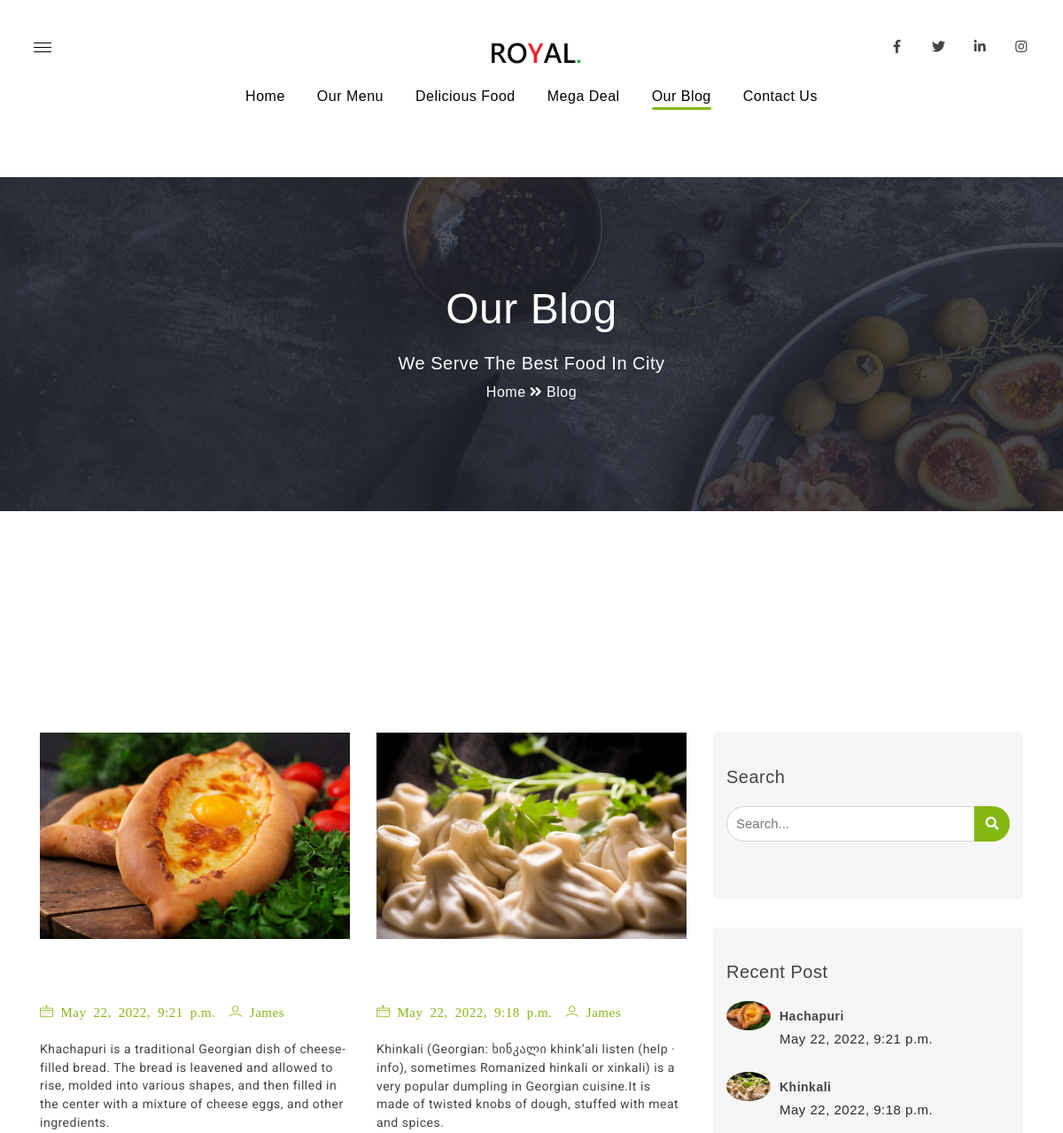
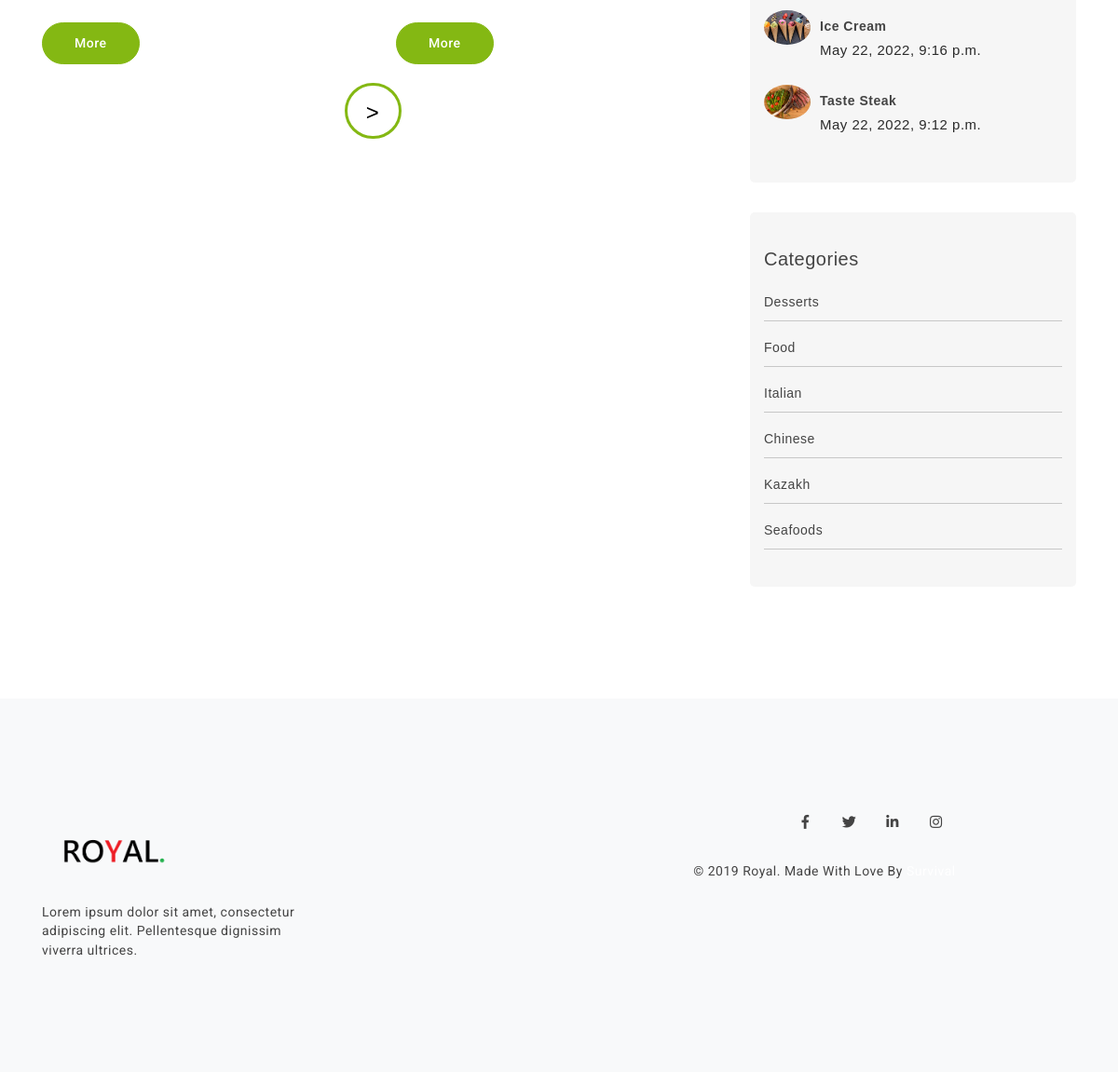
Screenshot of /blog/ with the database file from the repository (2 pictures, top to bottom).
### booking/models.py (models this page shows, shortened)
class Posts(models.Model):
    photo = models.ImageField(upload_to='photos/%Y/%m/%d/', blank=True)
    title=models.CharField(default=None, max_length=64,)
    slug=models.SlugField(max_length=200, unique=True)
    author=models.ForeignKey(User,on_delete=models.CASCADE, related_name='blog_posts')
    created_on=models.DateTimeField(auto_now_add=True)
    content=models.TextField()
    class Meta:
        ordering=['-created_on']

class Category(models.Model):
    category_id = models.IntegerField()
    title = models.CharField(max_length=150, db_index=True, verbose_name='Наименование категории')

### booking/views.py (the view)
# urls.py: path('blog/', blog, name='blog'),
def blog(request):
    posts = Posts.objects.all()
    categ = Category.objects.all().annotate(total_categ=Count('title'))
    paginator = Paginator(posts, 2)
    page_number = request.GET.get('page')
    page_obj = paginator.get_page(page_number)
    dict = {'page_obj': page_obj,'categ': categ,'posts':posts }
    return render(request, 'booking/blog.html',dict,)

### booking/templates/booking/blog.html (shortened to what this page needs)
﻿<!DOCTYPE html>
{%load static%}
<html lang="en">
<head>
    <link rel="stylesheet" href="{% static 'booking\css\bundle.min.css' %}">
   <link rel="stylesheet" href="{% static 'booking\css\revolution-settings.min.css' %}">
    <link rel="stylesheet" href="{% static 'booking\css\jquery.fancybox.min.css' %}">
    <link rel="stylesheet" href="{% static 'booking\css\owl.carousel.min.css' %}">
    <link rel="stylesheet" href="{% static 'booking\css\swiper.min.css' %}">
    <link rel="stylesheet" href="{% static 'booking\css\cubeportfolio.min.css' %}">
    <link rel="stylesheet" href="{% static 'booking\css\LineIcons.min.css' %}">
    <link rel="stylesheet" href="{% static 'booking\css\jquery-ui.bundle.css' %}">
      <link rel="stylesheet" href="{% static 'booking\css\select2.min.css' %}">
     <link rel="stylesheet" href="{% static 'booking\css\style.css' %}">
</head>
<body data-spy="scroll" data-target=".navbar" data-offset="90" class="position-relative">
<div class="wrapper">
    <header class="header-with-topbar style-two">
        <div class="top-header-area d-none d-lg-inline-block transparent-bg center-logo">
            <div class="container">
                <div class="row">
                    <a href="#home" class="logo link" title="logo">
                        <img src= "{% static 'booking\img\lo.png' %}" alt="logo" title="Logo" class="logo-default">
                    </a>
                </div>
            </div>
        </div>
        <nav class="navbar navbar-top-default navbar-expand-lg full-nav center-logo nav-line">
            <div class="container">
                <div class="collapse navbar-collapse d-none d-lg-block">
                    <ul class="nav navbar-nav">
                        <li class="nav-item">
                            <a class="nav-link link" href="{% url 'home' %}">Home</a>
                        </li>
                        <li class="nav-item">
                            <a class="nav-link link" href="{% url 'home' %}">Our Menu</a>
                        </li>
                        <li class="nav-item">
                            <a class="nav-link link" href="{% url 'home' %}">Delicious Food</a>
                        </li>
                    </ul>
                    <ul class="nav navbar-nav">
                        <li class="nav-item">
                            <a class="nav-link link" href="{% url 'home' %}">Mega Deal</a>
                        </li>
                        <li class="nav-item">
                            <a class="nav-link link active" href="..\index-food.html#blog">Our Blog</a>
                        </li>
                        <li class="nav-item">
                            <a class="nav-link link" href="{% url 'home' %}">Contact Us</a>
                        </li>
                    </ul>
                </div>
                <div class="social_icons d-none d-md-block">
                     <ul class="social-icons mb-0">
                                <li><a href="https://ru-ru.facebook.com" class="facebook-bg-hvr"><i class="fab fa-facebook-f" aria-hidden="true"></i></a> </li>
                                <li><a href="https://twitter.com" class="twitter-bg-hvr"><i class="fab fa-twitter" aria-hidden="true"></i></a> </li>
                                <li><a href="https://www.linkedin.com" class="linkedin-bg-hvr"><i class="fab fa-linkedin-in" aria-hidden="true"></i></a> </li>
                                <li><a href="https://www.instagram.com/?hl=ru" class="instagram-bg-hvr"><i class="fab fa-instagram" aria-hidden="true"></i></a> </li>
                            </ul>
                </div>
                <div class="side-nav-btn" id="sidemenu_toggle">
                    <span></span>
                    <span></span>
                    <span></span>
                </div>
            </div>
        </nav>
    </header>
    <section class="blog-header">
        <div class="container">
            <div class="row">
                <div class="col-lg-12">
                    <h2 class="text-capitalize mb-20 text-center text-white">Our Blog</h2>
                    <h5 class="text-white text-center">We Serve The Best Food In City</h5>
                    <div class="page_nav">
                        <a class="text-white blog-15">Home</a> <span class="text-white blog-15"><i class="fa fa-angle-double-right text-white"></i> Blog</span>
                    </div>
                </div>
            </div>
        </div>
    </section>
    <section class="our-client">
        <div class="container">
            <div class="row heading-space">
            </div>
            <div class="row">
                <div class="col-12 col-lg-8">
                        <div class="row">
                             {%for post in page_obj%}
                                    <div class="col-md-6">
                                        <div class="blog-p-img">
                                            <img src= "{{post.photo.url}}" class="blog-img-p" alt="image">
                                        </div>
                                        <div class="comment-text">
                                           <h3 class="grey my-3"><span class="text-gradient">{{post.title}}</span></h3>
                                        </div>
                                        <div class="comment-text">
                                            <ul class="comment mb-20">
                                                <li><a class="#."><i class="lni-calendar"> {{post.created_on}}</i></a></li>
                                                <li><a class="#."><i class="lni-user"> {{post.author}}</i></a></li>
                                            </ul>
                                            <p class="comment-para">{{post.content}}</p>
                                            <a href= "{% url 'post_detail' post.slug %}" class="btn btn-green btn-large btn-rounded d-inline-block comment-btn">More</a>
                                        </div>
                                    </div>
                            {%endfor%}
                        </div>
                        <div class="row">
                            <div class="col-sm-12">
                                {% if page_obj.has_other_pages %}
                                <nav class="list-pages">
                                    <ul>
                                        {% if page_obj.has_next %}
                                        <li class="page-num">
                                          <a href="?page={{ page_obj.next_page_number }}">&gt;</a>
                                        </li>
                                        {% endif %}
                                    </ul>
                                </nav>
                                {% endif %}
                            </div>
                        </div>
                </div>
                             <div class="col-12 col-lg-4">
                                <div class="text-left">
                                    <aside class="sidebar padding-bottom">
                                        <div class="widget heading_space">
                                              <h4 class="text-capitalize darkcolor bottom20 align-left text-11">search</h4>
                                            <div class="test">
                            <form action="{% url 'search' %}" method="POST" class="widget_search mb-20">
                                       <div class="input-group">
                                <input type="search" placeholder="Search..." name="searched" class ="form-control padding-5" >
                                <button type="submit" class="input-group-addon"><i class="fa fa-search"></i></button>
                                       </div>
                            </form>
                                            </div>
                                        </div>
                            <div class="widget heading_space">
                                <h4 class="text-capitalize darkcolor bottom20 align-left text-11">Recent Post</h4>
                                {%for i in posts|slice:"0:4"%}
                                <div class="single_post d-flex align-items-center justify-content-lg-start bottom15 justify-content-center text-lg-left">
                                    <a href="#." class="post"><img src="{{i.photo.url}}" alt="post image"></a>
                                    <div class="text-1">
                                        <a class="a-recent text-capitalize" href="#.">{{i.title}}</a>
                                        <span class="para-color">{{i.created_on}}</span>
                                    </div>
                                </div>
                                {%endfor%}
                            </div>
                            <div class="widget heading_space mb-lg-0">
                                <h4 class="darkcolor bottom20 align-left text-11">Categories</h4>
                                {%for cat in categ%}
                                <ul class="webcats pb-10">
                                    <li><a class="a-recent" href="#.">{{cat.title}}</a></li>
                                </ul>
                                {%endfor%}
                            </div>
                        </aside>
                    </div>
                </div>
            </div>
        </div>
    </section>
    <footer class="footer-sec bg-light">
        <div class="container">
            <div class="row">
                <div class="col-md-6">
                    <div class="footer-logo">
                        <div class="logo-max">
                            <a href="#home" class="logo link" title="logo">
                                <img src="{% static 'booking\img\lo.png' %}" alt="logo" title="Logo" class="logo-default">
                            </a>
                        </div>
                        <p class="footer-width pt-20">Lorem ipsum dolor sit amet, consectetur adipiscing elit. Pellentesque dignissim viverra ultrices.</p>
                    </div>
                </div>
                <div class="col-md-6 col-sm-12 justify-content-center d-flex">
                    <div class="footer-para">
                        <div class="contact-social-icon pb-10">
                            <ul class="social-icons mb-0">
                                <li><a href="https://ru-ru.facebook.com" class="facebook-bg-hvr"><i class="fab fa-facebook-f" aria-hidden="true"></i></a> </li>
                                <li><a href="https://twitter.com" class="twitter-bg-hvr"><i class="fab fa-twitter" aria-hidden="true"></i></a> </li>
                                <li><a href="https://www.linkedin.com" class="linkedin-bg-hvr"><i class="fab fa-linkedin-in" aria-hidden="true"></i></a> </li>
                                <li><a href="https://www.instagram.com/?hl=ru" class="instagram-bg-hvr"><i class="fab fa-instagram" aria-hidden="true"></i></a> </li>
                            </ul>
                        </div>
                        <p class="copyright-para">© 2019 Royal. Made With Love By<a href="javascript:void(0);" class="grey"> Survival</a></p>
                    </div>
                </div>
            </div>
        </div>
    </footer>
</div>
</body>
</html>

### booking/templates/booking/blog.html (style rules this page uses)
.list-pages { text-align: center; margin: 0 0 20px 0; }
.list-pages a { color: #000; font-size: 24px; text-decoration: none; }
.list-pages ul { margin: 20px 0 0 0; padding: 0; list-style: none; }
.list-pages ul li { display: inline-block; margin: 0 20px 0 0; }
.list-pages .page-num, .page-num-selected { display: inline-block; width: 61px; height: 60px; padding: 16px 0 0 0; border: 3px solid #84b813; border-radius: 40px; }

### rows the page displays
Posts: photo (picture), created_on "May 22, 2022, 9:21 p.m.", author "James", content "Khachapuri is a traditional Georgian dish of cheese-filled bread. The bread is leavened and allowed to rise, molded into various shapes, and then filled in the center with a mixture of cheese eggs, and other ingredients.", title "Hachapuri"
Posts: photo (picture), created_on "May 22, 2022, 9:18 p.m.", author "James", content "Khinkali (Georgian: ხინკალი khink’ali listen (help · info), sometimes Romanized hinkali or xinkali) is a very popular dumpling in Georgian cuisine.It is made of twisted knobs of dough, stuffed with meat and spices.", title "Khinkali"
Posts: photo (picture), title "Ice Cream", created_on "May 22, 2022, 9:16 p.m."
Posts: photo (picture), title "Taste Steak", created_on "May 22, 2022, 9:12 p.m."
Category: title "Desserts"
Category: title "Food"
Category: title "Italian"
Category: title "Chinese"
Category: title "Kazakh"
Category: title "Seafoods"
